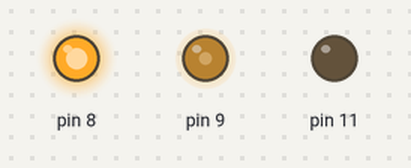
This sketch was run on a simulated Arduino Uno, built with avr-gcc and run on an emulated ATmega328P. Shown: output pins drawn as LEDs (lit = HIGH).

Above: at 1.0 s.
At 3.0 s:
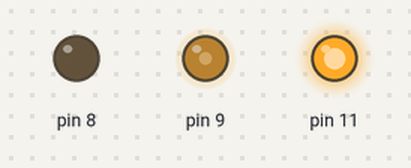
Timing chart, 0 to 5.2 s (numbered marks = the images above):
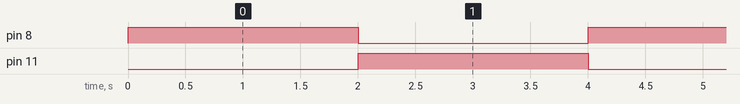

Measured:
- by itself, pin 8, pin 11: alternates HIGH for 2.0 s and LOW for 2.0 s

The sketch:

Ex2.ino
```cpp
void setup() {
  // put your setup code here, to run once:
  pinMode(8, OUTPUT);
  pinMode(11, OUTPUT);
  pinMode(9, OUTPUT);
  analogWrite(9, 100);
}

void loop() {
  // put your main code here, to run repeatedly:
  digitalWrite(8, HIGH);
  digitalWrite(11, LOW);
  delay(2000);
  digitalWrite(8, LOW);
  digitalWrite(11, HIGH);
  delay(2000);
}
```
